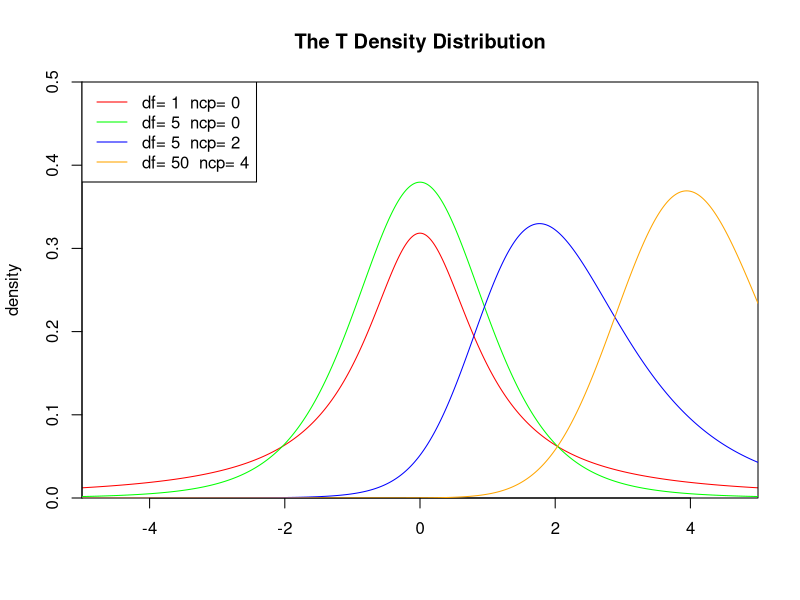

Reproduce this figure in R.
set.seed(1000)  
x<-seq(-5,5,length.out=1000)  
y<-dt(x,1,0)  

plot(x,y,col="red",xlim=c(-5,5),ylim=c(0,0.5),type='l',  
     xaxs="i", yaxs="i",ylab='density',xlab='',  
     main="The T Density Distribution")  

lines(x,dt(x,5,0),col="green")  
lines(x,dt(x,5,2),col="blue")  
lines(x,dt(x,50,4),col="orange")  

legend("topleft",legend=paste("df=",c(1,5,5,50)," ncp=", c(0,0,2,4)), lwd=1, col=c("red", "green","blue","orange"))  